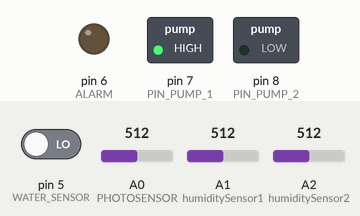
Simulated run of this sketch. Board: Arduino Uno, built with avr-gcc and run on an emulated ATmega328P. On the bench: switched loads named in the sketch (green lamp = pin HIGH), output pins drawn as LEDs (lit = HIGH). The test bench sets the inputs (shaded band); at power-on: pin 5 (WATER_SENSOR) LOW, A0 (PHOTOSENSOR) = 512, A1 (humiditySensor1) = 512, A2 (humiditySensor2) = 512.

Above: at 0.1 s.
At 15.1 s:
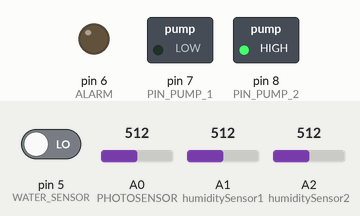
At 20.1 s:
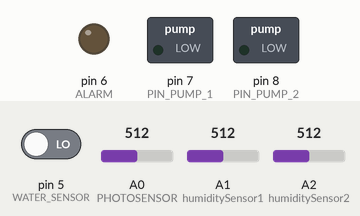
Timing chart, 0 to 21.6 s (numbered marks = the images above):
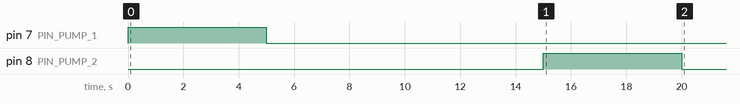

The sketch:

30_My_Plant_project.ino
```cpp
//Constants that are used in the scatch.
#define CHECK_INTERVAL 60000 // Setting the interval for checking humidity, sunlight, etc.
#define PUMP_TIME 5000 // Setting of the time of pump working when needed
#define SUNCHANGE 200 //Photo sensor sun level
#define HUMIDITY 500 //Photo sensor sun level

//Arduino pins installation
#define PIN_PUMP_1 7 // The first pump connection
#define PIN_PUMP_2 8 // The second pump connection
#define humiditySensor1 A1 //First humidity sensor
#define humiditySensor2 A2 //Second humidity sensor
#define PHOTOSENSOR A0 //Photo sensor sun level
#define WATER_SENSOR 5 // Sensor to check the level of water in the tank
#define ALARM 6 // Alarm on no water in the tank or other error

//variables
int humidityLevel1; //Data of the first sensor
int humidityLevel2; //Data of the second sensor
int sunlevel=0; // Photo sensor data
int previoursSunlevel=0; // Previos photo sensor results
int difference=0;

//functions

//The check of the day time if there is a sunrise or sunset
bool sunCheck(){
if (previoursSunlevel!=0){
  difference = sunlevel-previoursSunlevel;
  if (difference >SUNCHANGE || difference <-SUNCHANGE){
    return true;
    }else{
      return false;
    }
  }
}

//The check of the level of water in the tank
bool watercheck(){
  int waterlevel;
  waterlevel = digitalRead(WATER_SENSOR);
  if (waterlevel == HIGH){
    digitalWrite(ALARM, HIGH);
    delay(60000);
    digitalWrite(ALARM, LOW);
    return false;
  }else{
    return true;
    }
 }

//Watering of the plunts
void addWater(int pump_num){
    digitalWrite(pump_num,HIGH);
    delay(PUMP_TIME);
    digitalWrite(pump_num,LOW);
}

void setup() {
 Serial.begin(9600);
 pinMode(PIN_PUMP_1, OUTPUT);
 pinMode(PIN_PUMP_2, OUTPUT);
 pinMode(WATER_SENSOR, INPUT);
 pinMode(ALARM, OUTPUT);
}

void loop() {
  humidityLevel1=analogRead(humiditySensor1);
  humidityLevel2=analogRead(humiditySensor2);
  sunlevel=analogRead(PHOTOSENSOR);
  if (watercheck()){
    if (sunCheck()) // We are adding water only at sunrize or at suset. So here we check it.
    {
      if (humidityLevel1>HUMIDITY) addWater(PIN_PUMP_1); // if the first sensor shows that humidity level is low we turn on the first pump
      delay(10000);
      if (humidityLevel2>HUMIDITY) addWater(PIN_PUMP_2); // if the secont sensor shows that humidity level is low we turn on the second pump
    }
  }
 previoursSunlevel = sunlevel;
 delay(CHECK_INTERVAL);
}
```

Measured:
- by itself, pin 7 (PIN_PUMP_1): LOW → HIGH at 0.00 s, → LOW 5.0 s later
- by itself, pin 8 (PIN_PUMP_2): LOW → HIGH at 15.0 s, → LOW 5.0 s later
